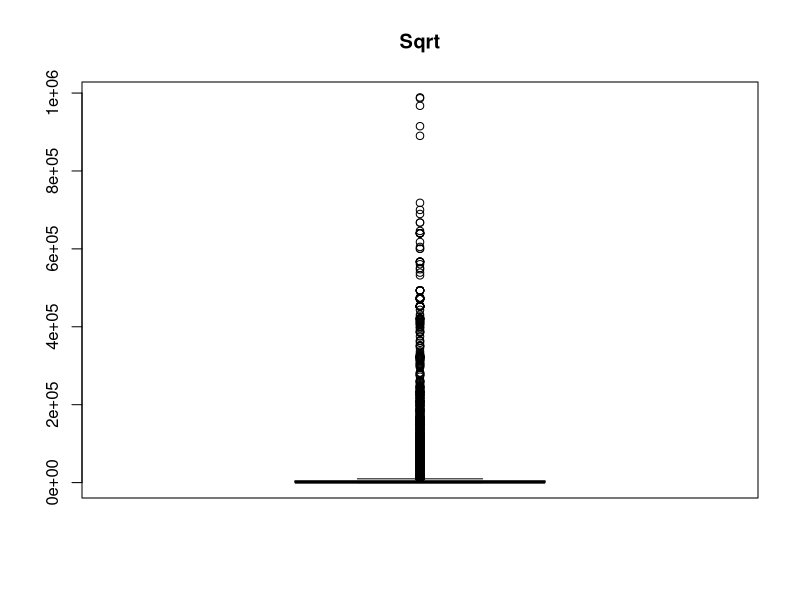
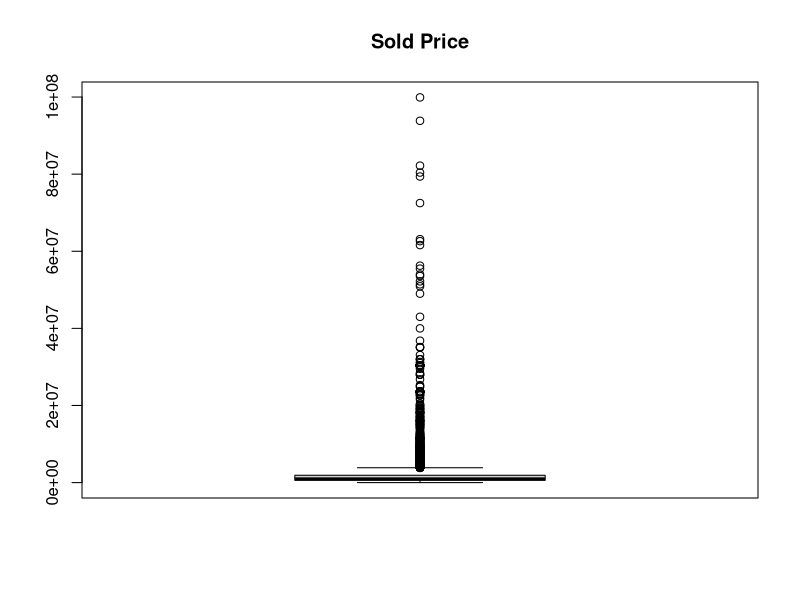

These charts were generated, in order, by the following R code:
data <- read.csv("data_for_modeling_v4.csv")

boxplot(data$sqft, main="Sqrt")
boxplot(data$sold_price, main="Sold Price")
